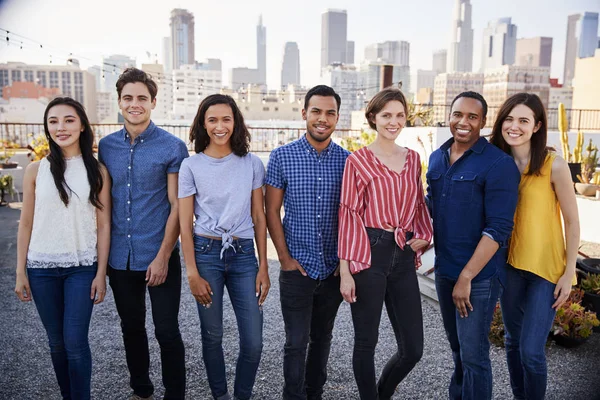
#> input picture people.jpg, 600 x 400 px
$ jupyter execute region_based_segmentation.ipynb
#> lines starting #> are read from the running program, lines starting #| are printed output that depends on the picture; after the words box and inside, x2 and y2 are one past the last pixel; in counts of white or black regions, pixels touching at a corner belong together
[cell 1]
#libraries
import cv2
import numpy as np
import matplotlib.pyplot as plt

## Region Based Segmentation

[cell 2]
def region_segmentation(image_path):
    # Read the image
#> called with image_path = 'people.jpg'
    image = cv2.imread(image_path)
#> image is the input picture: shape (400, 600, 3); mean B, G, R 129.6, 122.6, 128.8

    # Convert the image to grayscale
    gray = cv2.cvtColor(image, cv2.COLOR_BGR2GRAY)
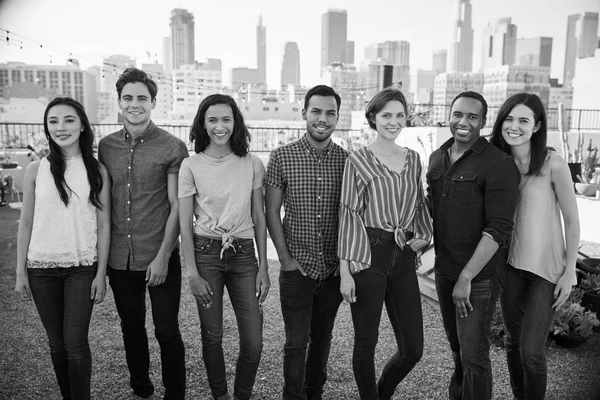
#> gray: shape (400, 600); min 0, max 255, mean 125.3

    # Apply Gaussian blur to reduce noise
    blurred = cv2.GaussianBlur(gray, (5, 5), 0)

    # Perform adaptive thresholding to obtain binary image
    _, thresholded = cv2.threshold(blurred, 0, 255, cv2.THRESH_BINARY_INV + cv2.THRESH_OTSU)
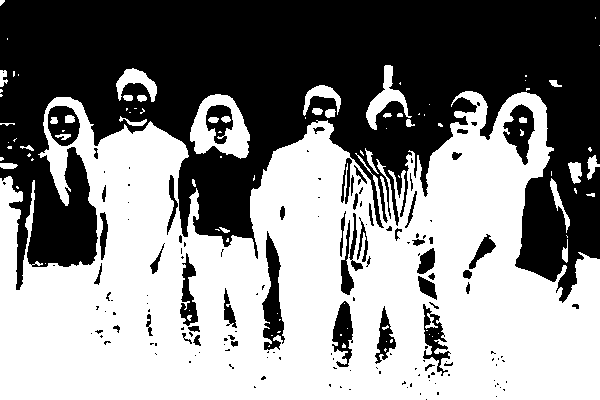
#> thresholded: shape (400, 600); 53.6% white; 154 black regions (99 under 20 px)

    # Find contours in the thresholded image
    contours, _ = cv2.findContours(thresholded, cv2.RETR_EXTERNAL, cv2.CHAIN_APPROX_SIMPLE)
#> contours = 66 contours, 44 with area under 20; largest, box (x1, y1, x2, y2) and area: (0, 91, 600, 400) 131358, (190, 94, 250, 159) 2683, (366, 65, 412, 130) 801, (116, 68, 157, 102) 546, (303, 85, 341, 116) 376

    # Create a black image to draw the segmented regions
    segmented = np.zeros_like(image)

    # Iterate over the contours and draw them on the segmented image
    for contour in contours:
        x, y, w, h = cv2.boundingRect(contour)
        cv2.drawContours(segmented, [contour], -1, (0, 255, 0), 2)
        cv2.rectangle(segmented, (x, y), (x + w, y + h), (0, 0, 255), 2)
#> this loop made 66 passes
#> (x, y, w, h) on passes 1, 2, 3, 5, 6, 7, 8, 9, 10, 11, 13, 15: (45, 263, 1, 1), (562, 239, 6, 24), (226, 238, 3, 4), (215, 229, 5, 2), (219, 227, 11, 6), (586, 193, 9, 4), (574, 188, 3, 6), (16, 186, 3, 3), (192, 179, 4, 8), (550, 178, 20, 55), (253, 175, 2, 6), (0, 163, 18, 6)
#> (contour, x, y, w, h) on passes 4, 12, 14, 19, 33, 35: ([[566, 235], [567, 236], [567, 237], [567, 236]], 566, 235, 2, 3), ([[398, 175], [398, 176], [399, 177], [399, 176]], 398, 175, 2, 3), ([[551, 171], [551, 175]], 551, 171, 1, 5), ([[220, 156], [220, 157], [221, 157], [221, 156]], 220, 156, 2, 2), ([[305, 117], [305, 118]], 305, 117, 1, 2), ([[424, 114], [424, 115]], 424, 114, 1, 2)
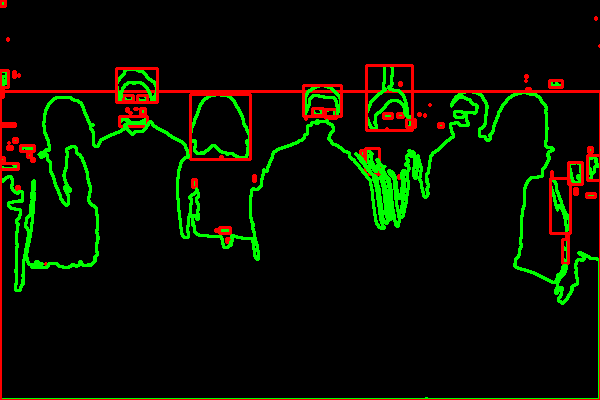
#> segmented: shape (400, 600, 3); mean of channels 0, 1, 2 0, 14.7, 9.5; drawn as B, G, R

    # Display the original image and the segmented image
    fig, axes = plt.subplots(1, 2, figsize=(15, 8))
    axes[0].imshow(cv2.cvtColor(image, cv2.COLOR_BGR2RGB))
    axes[0].set_title('Original Image')
    axes[0].axis('off')

    axes[1].imshow(cv2.cvtColor(segmented, cv2.COLOR_BGR2RGB))
    axes[1].set_title('region Segmented ')
    axes[1].axis('off')

    plt.tight_layout()
    plt.show()
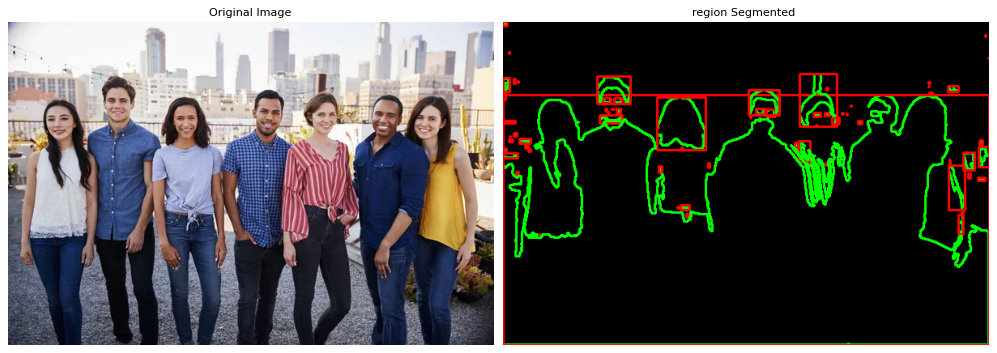
#> figure drawn by matplotlib, 2 panels

[cell 3]
# Example usage
image_path = 'people.jpg'
region_segmentation(image_path)

[cell 4]
# Example usage
image_path = 'cat.jpg'
region_segmentation(image_path)
#> call 2 of region_segmentation, with image_path = 'cat.jpg'
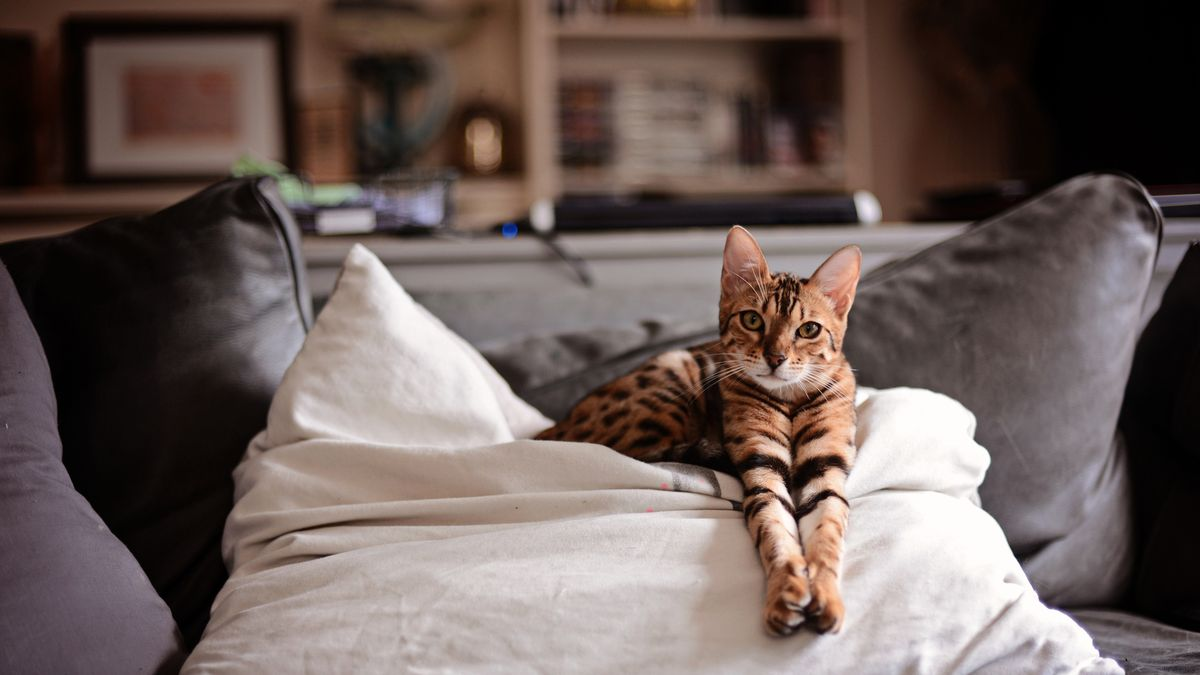
#> input picture cat.jpg, 1200 x 675 px
#> in region_segmentation, image is the input picture: shape (675, 1200, 3); mean B, G, R 89.1, 93.1, 107.3
#> in region_segmentation (call 2), `gray = cv2.cvtColor(image, cv2.COLOR_BGR2GRAY)`:
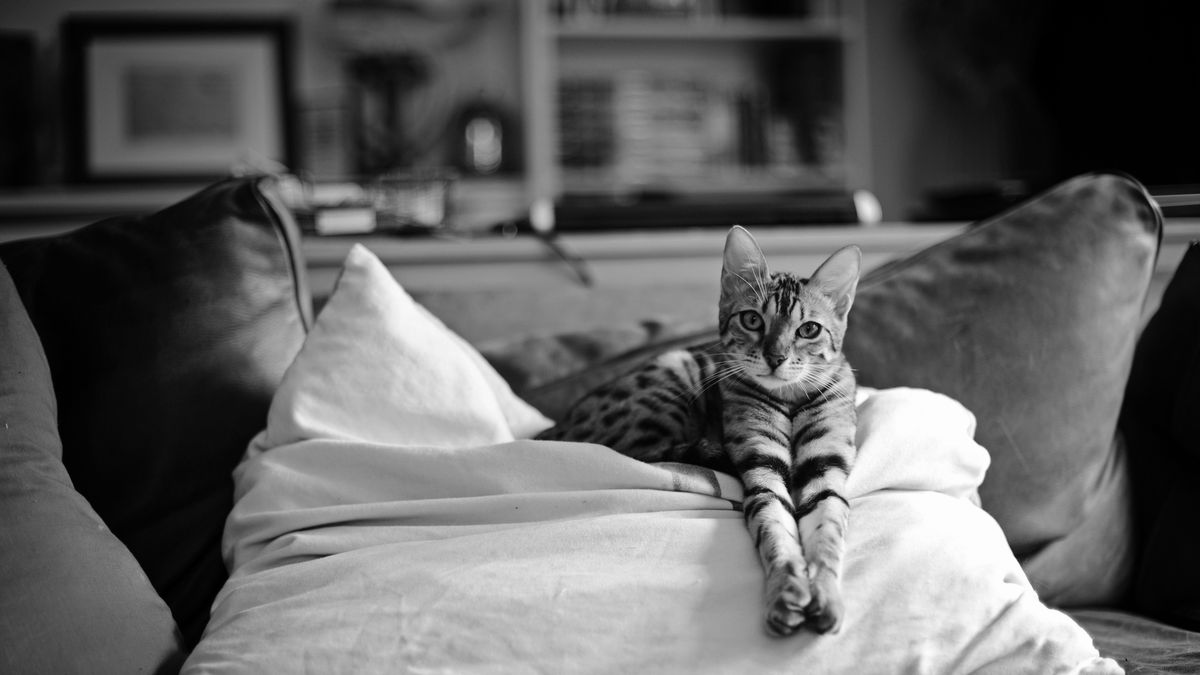
#> gray: shape (675, 1200); min 0, max 255, mean 96.9
#> in region_segmentation (call 2), `_, thresholded = cv2.threshold(blurred, 0, 255, cv2.THRESH_BINARY_INV ..`:
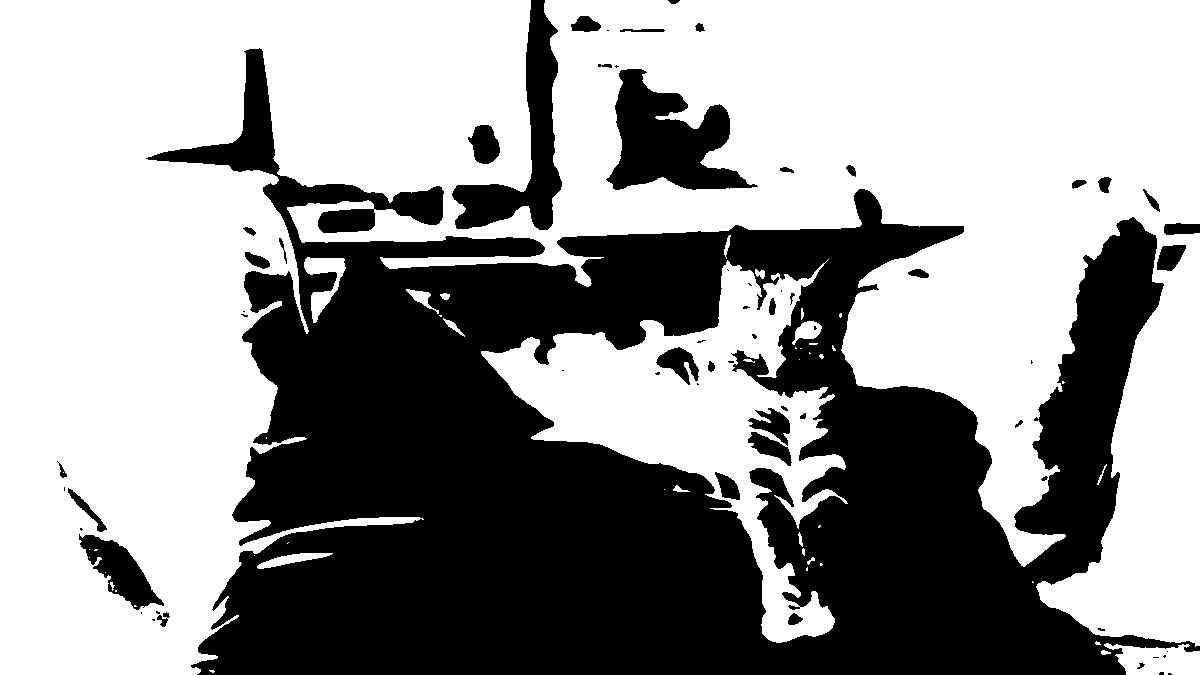
#> thresholded: shape (675, 1200); 59.7% white; 64 black regions (27 under 20 px)
#> in region_segmentation (call 2), `contours, _ = cv2.findContours(thresholded, cv2.RETR_EXTERNAL, cv2.CHA..`: contours = 39 contours, 24 with area under 20; largest, box (x1, y1, x2, y2) and area: (0, 0, 1200, 675) 447621, (481, 259, 848, 643) 45517, (1104, 643, 1200, 675) 2052, (304, 257, 346, 323) 1016, (257, 553, 333, 569) 438
#> the loop in region_segmentation (call 2), `for contour in contours:` made 39 passes
#> (x, y, w, h) on passes 1, 2, 3, 4, 7, 8, 9, 10, 11, 13, 14, 15: (209, 670, 6, 3), (1101, 650, 10, 5), (1104, 643, 96, 32), (1095, 641, 6, 4), (820, 563, 3, 3), (807, 557, 8, 8), (254, 555, 1, 1), (257, 553, 76, 16), (802, 548, 3, 8), (798, 532, 5, 15), (818, 525, 3, 3), (664, 489, 1, 1)
#> (contour, x, y, w, h) on passes 5, 6, 12, 18, 23, 24: ([[1032, 581], [1032, 582], [1033, 582]], 1032, 581, 2, 2), ([[807, 567], [806, 568], [806, 570], [807, 570]], 806, 567, 2, 4), ([[288, 542], [287, 543]], 287, 542, 2, 2), ([[266, 437], [266, 438]], 266, 437, 1, 2), ([[809, 352], [809, 353], [810, 353]], 809, 352, 2, 2), ([[800, 348], [801, 348]], 800, 348, 2, 1)
#> after the loop in region_segmentation (call 2), `for contour in contours:`:
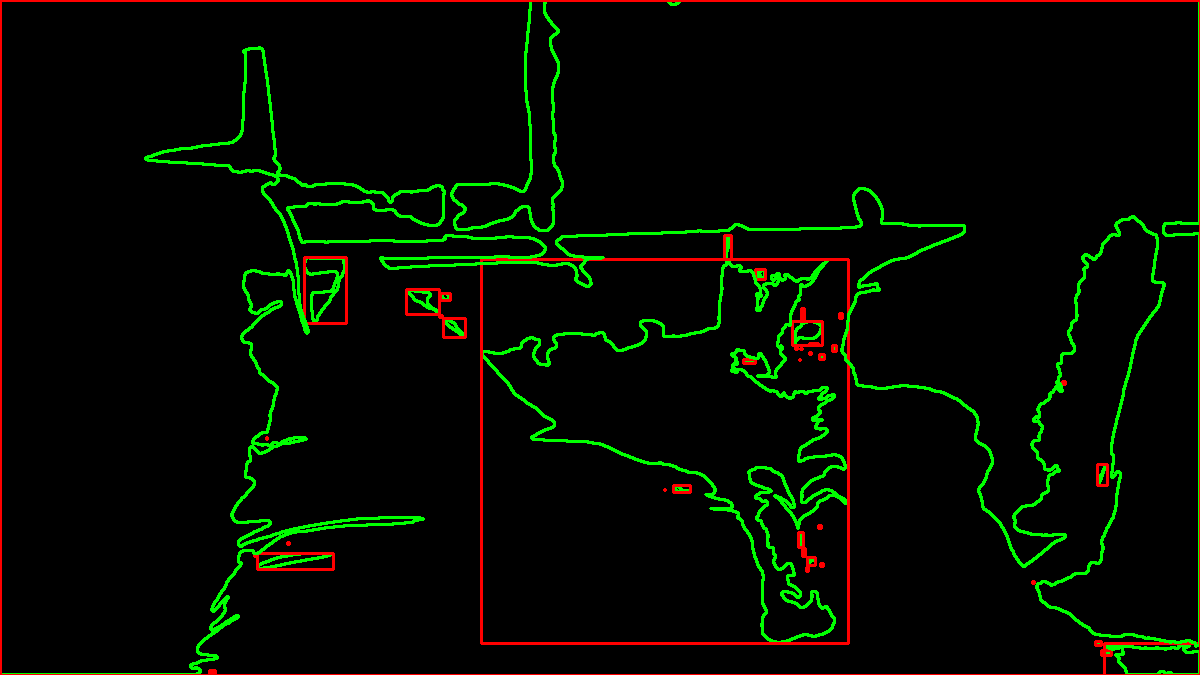
#> segmented: shape (675, 1200, 3); mean of channels 0, 1, 2 0, 10.2, 4.4; drawn as B, G, R
#> in region_segmentation (call 2), `plt.show()`:
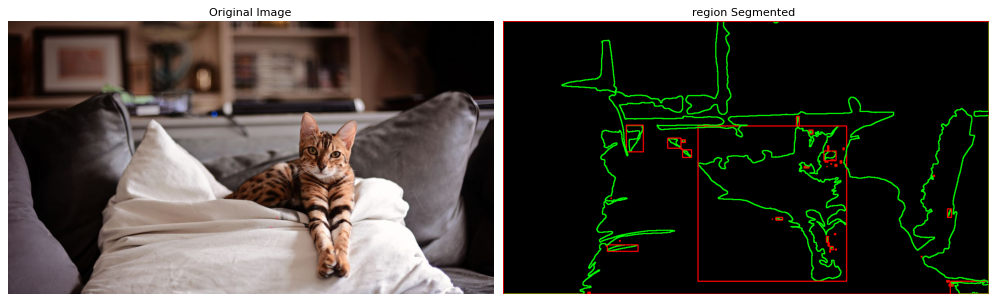
#> figure drawn by matplotlib, 2 panels
